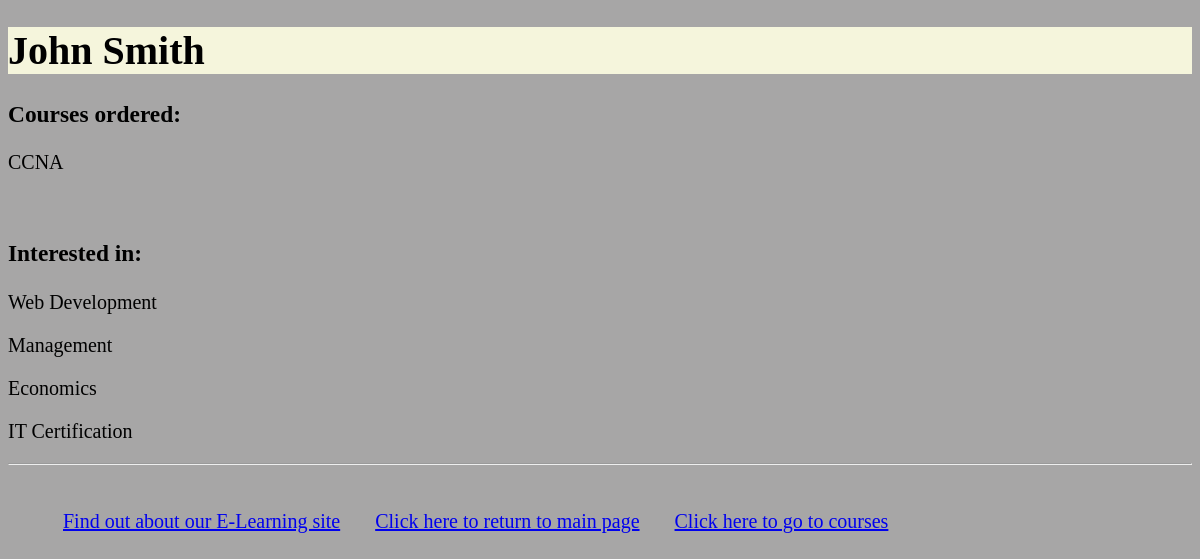
The page /myapp/myaccount/ (signed in) on the database as committed earlier.
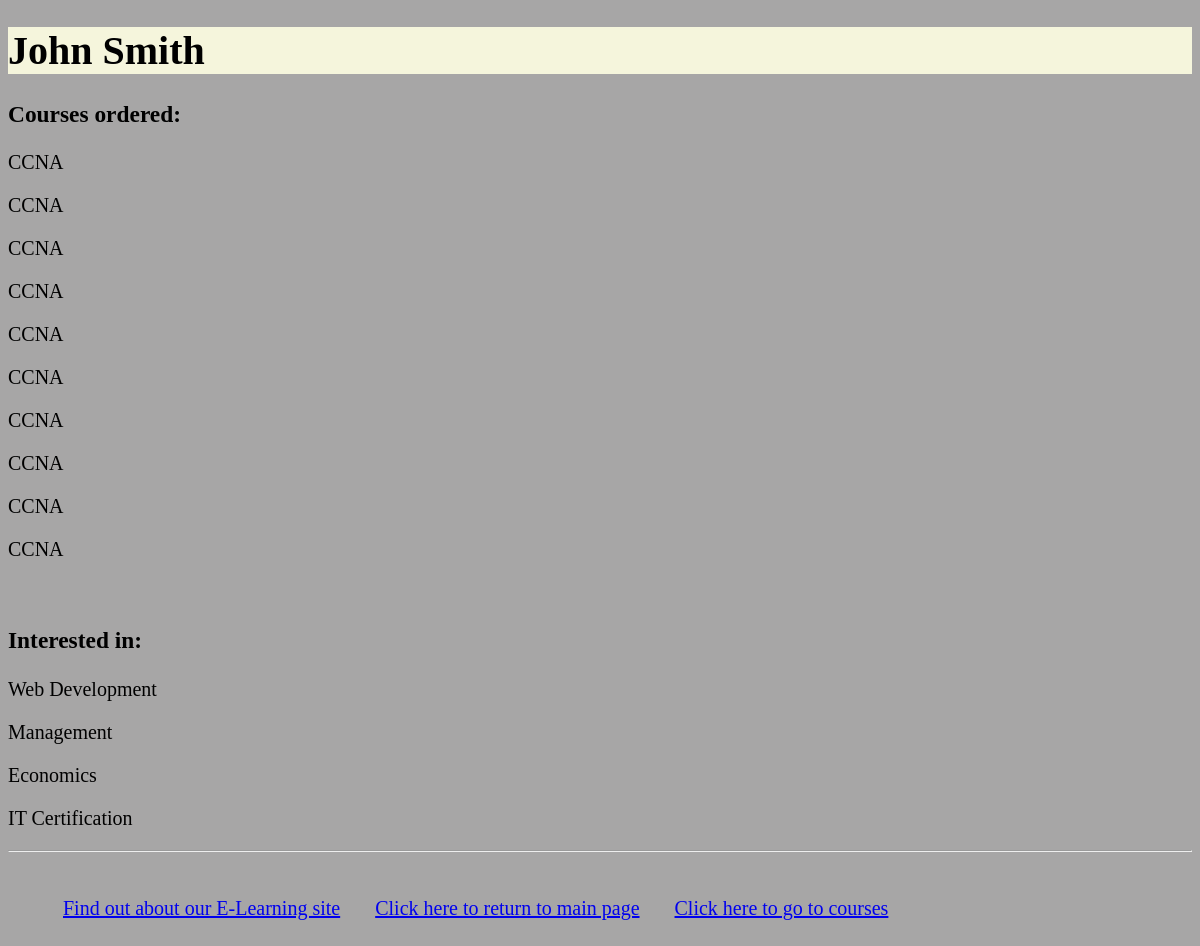
The same page on the database as committed later.
### myapp/models.py (models this page shows, shortened)
class Order(models.Model):
    ORDER_STATUS = [(0, 'Cancelled'),
                    (1, 'Order Confirmed')]
    course = models.ForeignKey(Course, related_name="course", on_delete=models.CASCADE)
    levels = models.PositiveIntegerField(default=1)
    student = models.ForeignKey(Student, related_name="student", on_delete=models.CASCADE)
    order_status = models.IntegerField(choices=ORDER_STATUS, default=0)
    order_date = models.DateField()

class Course(models.Model):
    topic = models.ForeignKey(Topic, related_name='courses', on_delete=models.CASCADE)
    name = models.CharField(max_length=200)
    price = models.DecimalField(max_digits=10, decimal_places=2, validators=[MinValueValidator(50.00), MaxValueValidator(500.00)])
    for_everyone = models.BooleanField(default=True)
    description = models.TextField(max_length=300, null=True, blank=True)
    interested = models.PositiveIntegerField(default=0)
    stages = models.PositiveIntegerField(default=3)
    def __str__(self):
        return "%s" % (self.name)

class Topic(models.Model):
    name = models.CharField(max_length=200)
    category = models.CharField(max_length=200, default="")

### myapp/views.py (the view)
# urls.py: path(r'myaccount/', views.myaccount, name='myaccount'),
def myaccount(request):
    user = request.user     # get current user
    if user.is_authenticated:   # check if user logged in
        u = User.objects.get(username=user)
        try:
            student = Student.objects.get(username=u)
            orders = Order.objects.filter(student__id=student.id)
            topics = Student.objects.filter(username=u).values_list('interested_in__name', flat=True)
            return render(request, 'myapp/myaccount.html', {'student': student, 'orders': orders, 'topics': topics})
        except Student.DoesNotExist:
            return HttpResponse('<h1>You are not a registered student!</h1>')
    else:
        return HttpResponse('<h1>User not logged in!</h1>')

### myapp/templates/myapp/myaccount.html (shortened to what this page needs)
{% extends 'myapp/base.html' %}
{% block body_block %}
    <h1>{{ student.first_name }} {{ student.last_name }}</h1>
    <h3>Courses ordered:</h3>
    {% for order in orders  %}
        <p>{{order.course}}</p>
    {% endfor %}
    <br>
    <h3>Interested in:</h3>
    {% for topic in topics  %}
        <p>{{ topic }}</p>
    {% endfor %}
{% endblock %}

### myapp/templates/myapp/base.html (shortened to what this page needs)
<!DOCTYPE html>
{% load static %}
<html>
<head>
<link rel="stylesheet" type="text/css" href="{% static 'myapp/style.css' %}" />
</head>
<body>
<div>
{% block body_block %} *** {% endblock %}
</div>
<hr />
<div class="links">
    {% block links %}
    <ul>
        <li class="hbar1"><a href="/myapp/about/">Find out about our E-Learning site</a></li>
        <li class="hbar1"><a href = "{% url 'myapp:index' %}">Click here to return to main page</a></li>
        <li class="hbar1"><a href="{% url 'myapp:courses' %}">Click here to go to courses</a><br/></li>
    </ul>
    {% endblock %}
</div>
</body>
</html>

### myapp/static/myapp/style.css (style rules this page uses)
body { background-color: #A7A6A6FF; font-size: 20px; }
h1 { background-color: beige; font-size: 40px; color: black; font-style: normal; position: relative; }
.links { display: inline-block; }
.hbar1 { display: inline-block; margin: 15px; width:auto; }

Rows that differ between the two databases and show on the page:
added Order: course "CCNA"
added Order: course "CCNA"
added Order: course "CCNA"
added Order: course "CCNA"
added Order: course "CCNA"
added Order: course "CCNA"
added Order: course "CCNA"
added Order: course "CCNA"
added Order: course "CCNA"
